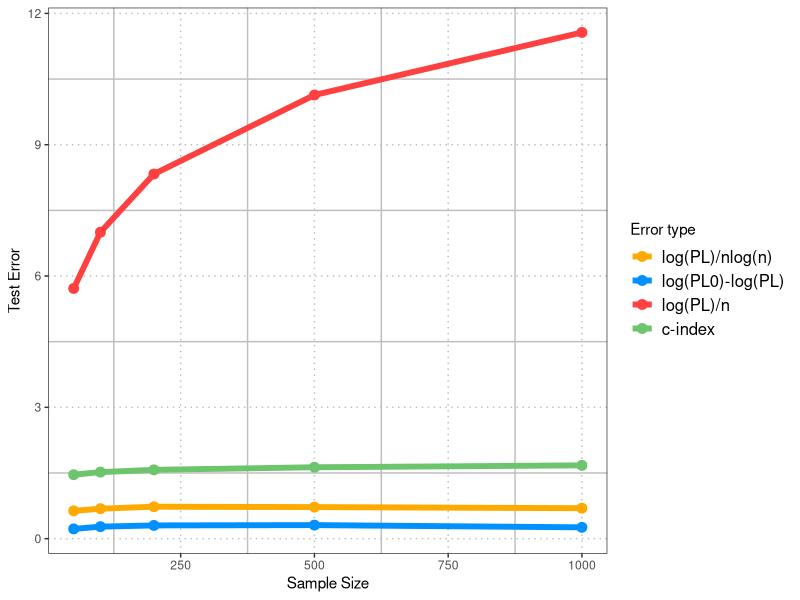
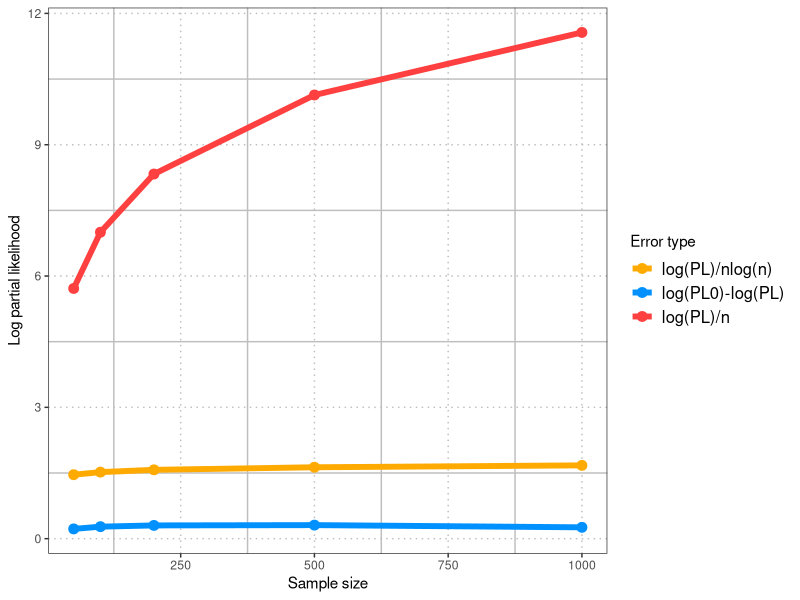

The R script that drew these images, in order:
library(survival)
library(glmnet)
library(dplyr)
library(ggplot2)


generate_sim_data = function(n, p, beta, sigma){
  
  x=matrix(rnorm(n*p),n,p)
  time=as.vector(x%*%beta+sigma*rnorm(n))
  time=time-min(time)+1
  status=rep(1,n)
  y=cbind(time=time,status=status)
  
  list(x, y)
}


ntrain=100
p=10
alpha=0.1
ntests = c(50, 100, 200, 500, 1000)
beta=c(rep(2,4),rep(0,p-4))
beta_null=rep(0,p)
sigma=5
nfolds=10
mc.cores=4
nbias=500

set.seed(888)

# generate train data
data_train = generate_sim_data(n=ntrain, p=p, beta=beta, sigma=sigma)
x_train = data_train[[1]]
y_train = data_train[[2]]

# generate train data no signal
data_train_null = generate_sim_data(n=ntrain, p=p, beta=beta_null, sigma=sigma)
x_train_null = data_train_null[[1]]
y_train_null = data_train_null[[2]]

# fit model on train data
outcv = cv.glmnet(x_train,y_train,family="cox",standardize=F,keep=T)
outcv_null = cv.glmnet(x_train_null,y_train_null,family="cox",standardize=F,keep=T)

# generate and evaluate growing ntest 
err_PL = c()  # -2log(PL)
err_PL_n = c() # -2log(PL) / n
err_PL_nlogn = c() # -2log(PL) / nlog(n)
err_PL_diff = c() # -2logPL(0)-(-2logPL)
err_C = c()

for (ii in 1:length(ntests)){
  
  data_test = generate_sim_data(n=ntests[ii], p=p, beta=beta, sigma=sigma)
  xtest = data_test[[1]]
  ytest = data_test[[2]]
  
  # data_test_null = generate_sim_data(n=ntests[ii], p=p, beta=beta_null, sigma=sigma)
  # xtest_null = data_test_null[[1]]
  # ytest_null = data_test_null[[2]]
  
  
  err_PL[ii] = assess.glmnet(outcv, newx=xtest, newy=ytest,s=outcv$lambda.min)$deviance
  err_PL_n[ii] = assess.glmnet(outcv, newx=xtest, newy=ytest,s=outcv$lambda.min)$deviance/ntests[ii]
  err_PL_nlogn[ii] = assess.glmnet(outcv, newx=xtest, newy=ytest,s=outcv$lambda.min)$deviance/(ntests[ii]*log(ntests[ii]))
  err_PL_diff[ii] = (assess.glmnet(outcv_null, newx=xtest, newy=ytest,s=outcv_null$lambda.min)$deviance - assess.glmnet(outcv, newx=xtest, newy=ytest,s=outcv$lambda.min)$deviance) / ntests[ii] # (-2logPL(0)-(-2logPL)) / n
  err_C[ii] =  assess.glmnet(outcv, newx=xtest, newy=ytest,s=outcv$lambda.min)$C # c-index
  
  
}

# plotting
n_err = 3
plt.ntests = rep(ntests, n_err)
plt.err = c(err_PL_n, err_PL_nlogn, err_PL_diff, err_C)
plt.type = c(rep("err_PL_n",length(ntests)), rep("err_PL_nlogn",length(ntests)),  rep("err_PL_diff",length(ntests)),  rep("err_C",length(ntests)) )
plt.df = cbind(plt.ntests, plt.err, plt.type) %>% data.frame
plt.df$plt.ntests = plt.df$plt.ntests %>% as.numeric
plt.df$plt.err = plt.df$plt.err %>% as.numeric
names(plt.df)[3] = "error_type"


Line = ggplot(plt.df, aes(x=plt.ntests, y=plt.err, color=error_type)) +
  geom_line(size=2) +
  geom_point(size=3) + 
  xlab("Sample Size") +
  ylab("Test Error") + scale_color_manual(labels = c("log(PL)/nlog(n)", "log(PL0)-log(PL)", "log(PL)/n", "c-index"), values=c( "#ffaa00", "#0091ff", "brown1", "#6cc46c"), name = "Error type") + theme_bw() + theme(     panel.grid.major = element_line(colour = "grey", linetype = "dotted", size=0.5), panel.grid.minor = element_line(colour = "grey", size = 0.5), legend.text=element_text(size=12)) # +  theme_minimal()

# panel.grid.major = element_line(colour = "#808080"),

# #6cc46c green
# #ec3231 red
# #ffaa00 yellow
# #0091ff blue
Line

# plotting
n_err = 3
plt.ntests = rep(ntests, n_err)
plt.err = c(err_PL_n, err_PL_nlogn, err_PL_diff)
plt.type = c(rep("err_PL_nlogn",length(ntests)),  rep("err_PL_diff",length(ntests)),rep("err_PL_n",length(ntests)) )
plt.df = cbind(plt.ntests, plt.err, plt.type) %>% data.frame
plt.df$plt.ntests = plt.df$plt.ntests %>% as.numeric
plt.df$plt.err = plt.df$plt.err %>% as.numeric
names(plt.df)[3] = "error_type"


Line = ggplot(plt.df, aes(x=plt.ntests, y=plt.err, color=error_type)) +
  geom_line(size=2) +
  geom_point(size=3) + 
  xlab("Sample size") +
  ylab("Log partial likelihood") + scale_color_manual(labels = c("log(PL)/nlog(n)", "log(PL0)-log(PL)", "log(PL)/n"), values=c( "#ffaa00", "#0091ff", "brown1"), name = "Error type") + theme_bw() + theme(     panel.grid.major = element_line(colour = "grey", linetype = "dotted", size=0.5), panel.grid.minor = element_line(colour = "grey", size = 0.5), legend.text=element_text(size=12)) # +  theme_minimal()

# panel.grid.major = element_line(colour = "#808080"),

# #6cc46c green
# #ec3231 red
# #ffaa00 yellow
# #0091ff blue
Line
